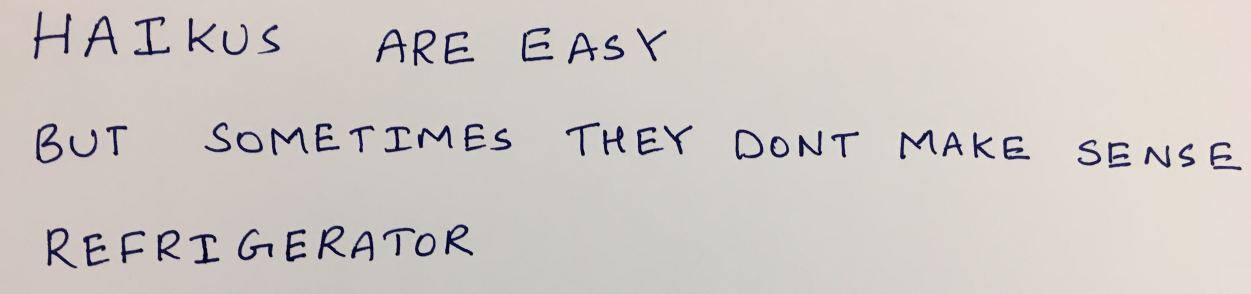
#> input picture hw3/images/03_haiku.jpg, 3753 x 880 px (shown at 1/3 size); the run also reads 1 picture not shown here
$ jupyter execute --allow-errors theory.ipynb   (older library calls are emulated)
#> lines starting #> are read from the running program, lines starting #| are printed output that depends on the picture; after the words box and inside, x2 and y2 are one past the last pixel; in counts of white or black regions, pixels touching at a corner belong together
#> further down, image is the input picture: shape (880, 3753, 3); mean R, G, B 206.8, 201.1, 196.8
#                                    16720 (B) Neural Networks for Recognition - Assignment 3

     Instructor: Kris Kitani                       TAs: Qichen(Lead), Paritosh, Rawal, Yan, Zen, Wen-Hsuan

## Submission Instructions:

1. Submit the PDF version of `theory.ipynb` to HW3:PDF. The `theory.ipynb` should include **ALL the writeup answers AND ALL the screenshots of code** specifically required in questions **from Q1 to Q7**. This section will be manually Graded.

2. Submit `q2.ipynb`, `q3.ipynb`, `q5.ipynb` to HW3:Code. Please do not submit other jupyter notebooks as they will not be autograded. Submitting them may cause running time out. (`q5.ipynb` is optional for extra credits)

**The Appendix section at the end of this file would help you on questions P1 and P2.**

## Q1 Theory Questions  (45 points)

### Q1.1 (4 Points WriteUp)
Prove that softmax is invariant to translation, that is
$$softmax(x) = softmax(x + c) \qquad \forall c \in \mathbb{R}$$
Softmax is defined as below, for each index $i$ in a vector $x$.
$$softmax(x_i) = \frac{e^{x_i}}{\sum_j e^{x_j}} $$
Often we use $c = − \max x_i$. Why is that a good idea? (Tip: consider the range of values that numerator will have with $c = 0$ and $c = − \max x_i$)

**Answer**

To prove that $$softmax(x) = softmax(x + c) \qquad \forall c \in \mathbb{R}$$

Consider $$softmax(x_i + c) = \frac{e^{x_i + c}}{\sum_j e^{x_j + c}} $$
$$ = \frac{e^{x_i}e^c}{e^{x_1}e^c + e^{x_2}e^c + \cdots + e^{x_i}e^c + \cdots }$$

$$ = \frac{e^ce^{x_i}}{e^c\sum_j e^{x_j}} = \frac{e^{x_i}}{\sum_j e^{x_j}} = softmax(x_i)$$

Using $c= -\max x_i$ helps provide numerical stability. Exponential function grows very quickly as $x$ increases. This would also lead to the errors increasing exponentially and impact the performance of the model. Thus, reducing this exponential value helps provide stability.

### Q1.2

Softmax can be written as a three step processes, with $s_i = e^{x_i}$ , $S=\sum_i s_i$ and $softmax(x_i)= \frac{1}{S} s_i$.

#### Q1.2.1 (1 point WriteUp)
As $x \in \mathbb{R}^d$, what are the properties of $softmax(x)$, namely what is the range of each element? What is the sum over all elements?

In $softmax$, the exponential function, a monotonically increasing function, is used to handle all kinds of values - zeros, positive and negative. It then essentially takes the ratio of each element with respect to the total. Thus, the range of each element could be from 0 (exclusive) to 1 (inclusive). And the sum over all elements would lead to 1.

#### Q1.2.2 (1 point WriteUp)
One could say that ”softmax takes an arbitrary real valued vector $x$ and turns it into a ___”. Please think about a short phrase to fill in ___.

Softmax takes an arbitrary real valued vector and turns it into a set of probabilities.

#### Q1.2.3 (1 point WriteUp)
Can you see the role of each step in the multi-step process now? Explain them.

In $softmax$, the exponential function, a monotonically increasing function, is used to handle all kinds of values - zeros, positive and negative, and convert them to positive real numbers. It then essentially takes the ratio of each element (after exp) with respect to the total (after exp). This ratio is always within 1 and the overall sum of each such ratio leads to 1.

### Q1.3 (3 points WriteUp)
Show that multi-layer neural networks without a non-linear activation function are equivalent to linear regression.

Consider a network with an input layer (i), a hidden layer (h) and an output layer (o).

$\therefore$ the pre activated outputs, $z_h = W_{hi}x + b_{hi}$$

Consider a linear activation function such that, $a_h = kz_h$

Similarly for output layer, preactivated outputs $$z_o = W_{oh}a_h  + b_{oh}$$

And the post activated outputs would be $$a_o = kz_o$$

$\therefore a_o$ can be expanded as follows $$a_o = k\left(W_{oh}a_h  + b_{oh}\right)$$
$$a_o = k\left[W_{oh}k\left(W_{hi}x + b_{hi}\right)  + b_{oh}\right]$$
$$a_o = k^2W_{oh}W_{hi}x + \left(k^2W_{oh}b_{hi} + b_{oh}\right)$$

This can be written as
$$a_o = W`x + b`$$ where $W` = k^2W_{oh}W_{hi}$ and $b` = k^2W_{oh}b_{hi} + b_{oh}$

As can be seen from above, the final output can be written as a linear combination of the input and some weights and are added with some constant. Thus, without a non-linear activation function, neural networks are equivalent to linear regression.

### Q1.4 (4 points WriteUp)
Given the sigmoid activation function $\sigma(x) = \frac{1}{1+e^{-x}}$ , derive the gradient of the sigmoid function and show that it can be written as a function of $\sigma(x)$ (without having access to $x$ directly)

Given, $\sigma(x) = \frac{1}{1+e^{-x}}$
$$\frac{d \sigma(x)}{d x} = \frac{d\frac{1}{1+e^{-x}}}{d x}$$
$$ = -\frac{1}{(1 + e^{-x})^2}(-e^{-x})$$
$$ = \frac{1}{1 + e^{-x}} \frac{e^{-x}}{1 + e^{-x}}$$
$$ = \frac{1}{1 + e^{-x}} \left[\frac{1 + e^{-x} - 1}{1 + e^{-x}}\right]$$
$$ = \frac{1}{1 + e^{-x}} \left[\frac{1 + e^{-x}}{1 + e^{-x}} - \frac{1}{1 + e^{-x}}\right]$$
$$ = \frac{1}{1 + e^{-x}} \left[1 - \frac{1}{1 + e^{-x}}\right]$$
$$ = \sigma(x) (1 - \sigma(x))$$

### Q1.5 (12 points WriteUp)

Given $y = W x + b$ (or $y_j = \sum_{i=1}^d  x_{i} W_{ji} + b_j$), and the gradient of some loss $J$ with respect $y$, show how to get $\frac{\partial J}{\partial W}$, $\frac{\partial J}{\partial x}$ and $\frac{\partial J}{\partial b}$. Be sure to do the derivatives with scalars and re-form the matrix form afterwards. Here are some notional suggestions.
$$ \frac{\partial J}{\partial y} = \delta \in \mathbb{R}^{k \times 1} \quad W \in \mathbb{R}^{k \times d} \quad x \in \mathbb{R}^{d \times 1} \quad b \in \mathbb{R}^{k \times 1}$$


Finding derivate with respect to $W_{ji}$ element
$$\frac{\partial J}{\partial W_{ji}} = \frac{\partial J}{\partial y_j}\frac{\partial y_J}{\partial W_{ji}}$$
$$\frac{\partial J}{\partial W_{ji}} = \delta_j\frac{\partial (\sum_{z=1}^d  x_{z} W_{jz} + b_j)}{\partial W_{ji}}$$
$$\frac{\partial J}{\partial W_{ji}} = \delta_jx_i^T$$

Summarizing this at the matrix level
$$\frac{\partial J}{\partial W} = \frac{\partial J}{\partial y}\frac{\partial y}{\partial W}$$
$$\frac{\partial J}{\partial W} = \frac{\partial J}{\partial y}\frac{\partial (Wx + b)}{\partial W}$$
$$\frac{\partial J}{\partial W} = \delta x^T$$

Finding derivate with respect to $b_j$ element
$$\frac{\partial J}{\partial b_j} = \frac{\partial J}{\partial y_j}\frac{\partial y_J}{\partial b_j}$$
$$\frac{\partial J}{\partial b_j} = \delta_j\frac{\partial (\sum_{z=1}^d  x_{z} W_{jz} + b_j)}{\partial b_j}$$
$$\frac{\partial J}{\partial b_j} = \delta_j$$

Summarizing this at the matrix level
$$\frac{\partial J}{\partial b} = \frac{\partial J}{\partial y}\frac{\partial y}{\partial b}$$
$$\frac{\partial J}{\partial b} = \frac{\partial J}{\partial y}\frac{\partial (Wx + b)}{\partial b}$$
$$\frac{\partial J}{\partial b} = \delta$$

Finding derivate with respect to $x_{ij}$ element
$$\frac{\partial J}{\partial x_{i}} = \frac{\partial J}{\partial y_j}\frac{\partial y_j}{\partial x_{i}}$$
$$\frac{\partial J}{\partial x_{i}} = \delta_j\frac{\partial (\sum_{z=1}^d  x_{z} W_{jz} + b_u)}{\partial x_{i}}$$
$$\frac{\partial J}{\partial x_{i}} = \delta_{j} W_{ji}$$

Summarizing this at the matrix level
$$\frac{\partial J}{\partial x} = \frac{\partial J}{\partial y}\frac{\partial y}{\partial b}$$
$$\frac{\partial J}{\partial x} = \frac{\partial J}{\partial y}\frac{\partial (Wx + b)}{\partial b}$$
$$\frac{\partial J}{\partial x} = W^T\delta$$

### Q1.6 (15 points WriteUp)

We will find the derivatives for Conv layers now. Since most Deep Learning frameworks such as Pytorch, Tensorflow use cross-correlation in their respective "convolution" functions ([Pytorch](https://pytorch.org/docs/stable/generated/torch.nn.Conv2d.html#torch.nn.Conv2d) and [Tensorflow](https://www.tensorflow.org/api_docs/python/tf/nn/convolution)), we will continue this abuse of notation. So the operation performed with the Conv Layer weights will be cross-correlation.

The input, $x$ is of shape $M\times N$ with C channels. This will be *convolved* (actually cross-correlation) with $D$ number of $K\times K$ filters, each with a bias term. The stride is 1 and there will be no padding. We know the gradient of some loss $J$ with respect to the output $y$, which will have $D$ channels. Show how to get $\frac{\partial J}{\partial W}$, $\frac{\partial J}{\partial x}$ and $\frac{\partial J}{\partial b}$.

The dimensions and notation are as follows:
$$
    \frac{\partial J}{\partial y} = \delta \in \mathbb{R}^{D\times M_o \times N_o}
    \quad
    M_o = M-K+1
    \quad
    N_o = N-K+1
$$
$$
    x \in \mathbb{R}^{C\times M \times N}
    \quad
    W \in \mathbb{R}^{D\times C \times K \times K}
    \quad
    b \in \mathbb{R}^{D}
$$

$x_{c, i, j}:$ The element at the $i^{th}$ row, the $j^{th}$ column and the $c^{th}$ channel of the input

$y_{c, i, j}:$ The element at the $i^{th}$ row, the $j^{th}$ column and the $c^{th}$ channel of the output

$W_{d, c, i, j}:$ The element at the $i^{th}$ row, the $j^{th}$ column, the $c^{th}$ channel of the kernel of the $d^{th}$ filter

*For this question, you may compute the derivatives with scalars only. You don't need to re-form the matrix*


Bias for channel d would affect all the $M_o x N_o$ output corresponding to the output channel d
$$\therefore \frac{\partial J}{\partial b_d} = \sum_{p=1}^{M_o}\sum_{q=1}^{N_o} \frac{\partial J}{\partial y_{d,p,q}} = \sum_{p=1}^{M_o}\sum_{q=1}^{N_o} \delta_{d,p,q}$$

Weight $W_{d,c,i,j}$ will affect all the $M_o x N_o$ corresponding to the output channel d. However, this weight would only activate input values in the cth channel and the i,j element for the window responsible for the current y output.

$$\therefore \frac{\partial J}{\partial W_{d,c,i,j}} = \sum_{p=1}^{M_o}\sum_{q=1}^{N_o} \frac{\partial J}{\partial y_{d,p,q}} x_{c, p + i, q + j} = \sum_{p=1}^{M_o}\sum_{q=1}^{N_o} \delta_{d,p,q} x_{c, p + i, q + j}$$

Input $x_{c,i,j}$ will affect every output and weight corresponding to each window it is a part of. Therefore, assuming we are dealing with an ideal input index (i, j), the element would be a part of $kxk$ windows. Each of these windows would correspond to 1 d channel output vector. Also, for each of these $kxk$ windows, the input would be combined with different weights in the cth channel.

**Note** - Iterating from center of the windows. Hence, the $i - \lceil\frac{k}{2}\rceil$ to $i + \lceil\frac{k}{2}\rceil$ and $j - \lceil\frac{k}{2}\rceil$ to $j + \lceil\frac{k}{2}\rceil$

$$\therefore \frac{\partial J}{\partial x_{c,i,j}} = \sum_{p=max(i-\lceil\frac{k}{2}\rceil, 0)}^{min(i + \lceil\frac{k}{2}\rceil, M)}\sum_{q=max(j-\lceil\frac{k}{2}\rceil, 0)}^{min(j + \lceil\frac{k}{2}\rceil, N)}\sum_{r=1}^d \delta_{r,p,q} W_{r, c, p - i, q - j}$$

### Q1.7

When the neural network applies the elementwise activation function (such as sigmoid), the gradient of the activation function scales the back-propagation update. This is directly from the chain rule, $\frac{d}{d x} f(g(x)) = f'(g(x)) g'(x)$.

#### Q1.7.1 (1 point WriteUp)
Consider the sigmoid activation function for deep neural networks. Why might it lead to a "vanishing gradient" problem if it is used for many layers (consider plotting Q1.3)?

<!--  -->

As can be seen above, towards either extremity of the sigmoid, the derivative is very close to zero. Therefore, the gradient propagated back from the output layers is very small. In case of many layers, this backpropagated gradient keeps on getting multiplied with very small values, pushing it closer to zero. So, the layers receving the gradient at the end (shallower layers) receive an almost zero learning signal and can't learn anything, leading to no convergence.

#### Q1.7.2 (1 point WriteUp)
Often it is replaced with $\tanh(x) = \frac{1-e^{-2x}}{1+e^{-2x}}$. What are the output ranges of both $\tanh$ and sigmoid? Why might we prefer $\tanh$ ?

Sigmoid has an output range of (0, 1) while tanh has that of (-1, 1). Tanh might be preferred over sigmoid as it is zero-centered while sigmoid is not. This would be similar to the normalized input and so, it would produce outputs which on average are closer to zero. This helps with faster convergence. Also, the derivatives are larger leading to more learning per iteration.

#### Q1.7.3 (1 point WriteUp)
Why does $\tanh(x)$ have less of a vanishing gradient problem? (plotting the derivatives helps! for reference: $\tanh'(x) = 1 - \tanh(x)^2$)

<!--  -->

As can be seen in the plot of the derivative, tanh has higher overall derivative values. This means stronger learning signal would be backpropagated as compared to the sigmoid ones, leading to less of a vanishing gradient problem for similar networks.

#### Q1.7.4 (1 point WriteUp)
$\tanh$ is a scaled and shifted version of the sigmoid. Show how $\tanh(x)$ can be written in terms of $\sigma(x)$. (*Hint: consider how to make it have the same range*)

$\tanh(x) = \frac{1-e^{-2x}}{1+e^{-2x}}$ and $\sigma(x) = \frac{1}{1+e^{-x}}$

Subtracting and adding 1 in the numerator

$$\tanh(x) = \frac{2 - 1 - e^{-2x}}{1+e^{-2x}}$$
$$\tanh(x) = \frac{2}{1+e^{-2x}} - \left(\frac{1 + e^{-2x}}{1+e^{-2x}}\right)$$
$$\tanh(x) = \frac{2}{1+e^{-2x}} - 1$$
$$\tanh(x) = 2\sigma(2x) - 1$$

Hence, can be seen that $tanh$ is a scaled and shifted variant of sigmoid.

***
## For the following questions, please find the instructions in the corresponding jupyter notebooks.

## Q2 Implement a Fully Connected Network (65 points + 10 Extra Credit)

#### Q2.1.1 (3 points WriteUp)

Initializing the weights with the same initial value leads to the nodes in the same hidden layer having the exact same value. This is because each node is calculated as $z = Wx$ and since all $W$ are same, $z$ too will have same value and this continues for all the layers. Similarly, during backprop, the gradients passed along are equal and so, each weight at each layer gets updated in the similar manner. Thus, the network doesnt learn anything useful as all weights tend to remain same and essentially try to detect the same feature. The network is unable to break out of this symmetry and thus, doesn't learn anything. The weights between the input layer and hidden layer will have repeating rows while those between hidden layer and output layer will have repeating columns. Weights between 2 hidden layers will all have the same value as the gradient at every node of the same hidden layer is the same and the activated output at every node of the same hidden layer is the same.

#### Q2.1.3 (2 points WriteUp)

Similar to the reason above, all weights can't have the same value. So, the best option would be to sample the weights from a distribution. If the weights are too small, then the overall output produced and itheir effect is very low and so, is not useful. If the weights are too large, then the overall output could explode and thus, lead to divergence. At the same time, each node at a layer has incoming signals coming from nodes of previous layer. So, the summation of these signals would lead to a distribution with higher variance. So, more the number of previous layer nodes, higher is the variance of the outputat the current layer node. If the weight values are not ideal, the value computed (z) at that node could end up being very large (as it is a linear combination of the weights and input). So, by ensuring that weight values are sampled from a distribution with a variance inversely proportinal to the size of the layers (therefore more input signals, lower the variance), we can ensure that the outputs generated at nodes have low variance.

## Q3 Training Models (20 Points)

### Q3.2 (3 points Code+WriteUp)

#> (a cell that did not finish here is left out)

<!-- Alpha             |Loss             |  Accuracy
:-------------------------:|:-------------------------:|:-------------------------:
0.001 |  |
0.01 |  |
0.0001 |  |    -->

Alpha = 0.001

Alpha = 0.01

Alpha = 0.0001

$\alpha = 0.001$ performs the best with a test accuracy of 79%. $\alpha = 0.01$ and $\alpha = 0.01$ have a test accuracy of 74% and 67%.

In case of higher learning rates, the model ends up converging very early to some suboptimal minima by taking larger steps. With high learning rate, the network would oscillate and jump over the global minima. By lowering the learning rates, we ensure that the model takes smaller steps and thus, this oscillating effect goes away, allowing the model to converge to optimal minima. However, if the learning rate is too low, the model takes very small steps towards the optima and thus, converges very slow.

### Q3.3 (2 points Code+WriteUp)

[cell 2]
import matplotlib.pyplot as plt
from mpl_toolkits.axes_grid1 import ImageGrid
# Please put your code for Q3.3 here

#> (the rest of this cell did not finish here and is left out)

<!-- Initial             |  Final
:-------------------------:|:-------------------------:
  |    -->

Initial Weights:

Final Weights:

Initially all the weights are randomly assigned. This can be seen in the visualization as we can only see random noise in each filter. However, after training the filters, they have learned to detect low level features like edges, corners, gradient shifts etc. You can see character patterns in the filters like the curves for A or V etc.

### Q3.4 (3 points Code+WriteUp)

#> (a cell that did not finish here is left out)

Filters:

Validation:

The above filters grid shows the input filter responsible for activating the correposnding output class. The corresponding validation data grid contains the image that leads to the maximum activation of its class. The filters show how the weights combine to detect a particular character style. For eg., the first filter combines weights that detect something like an A. Similarly, for others.

### Q3.5 (4 points Code+WriteUp)

[cell 4]
import matplotlib.pyplot as plt

#> (the rest of this cell did not finish here and is left out)

While there's a high overall accuracy, there are certain classes that are cconfused with others. For eg, true 'O' are confused with the digit 0 and vice versa. Similarly, digit 5s are confused wit letter 'S'. As can be seen from the mismatched classes, these have a very similar resemblance and hence, the confusion.

## Q4 Extract Text from Images (35 points)

### Q4.1 (3 points WriteUp)

Our algorithm makes the following assumptions

1 - The background and foreground will have enough contrast such that all the letter would be detected.

2 - All letters are written separately so that the connected components algorithm can detect letters.

I believe the algorithm would work poorly on the following examples

Missing letters :

Incorrect bounding boxes predictions:

### Q4.2 (13 points Code+WriteUp)

[cell 5]
import numpy as np
import functools

import skimage
import skimage.measure
import skimage.color
import skimage.restoration
import skimage.io
import skimage.filters
import skimage.morphology
import skimage.segmentation

import matplotlib.pyplot as plt

def sort_key(item1, item2):
    line_thres = 150
    word_thres = 150

    if abs(item1[0] - item2[0]) < line_thres:
        return item1[1] - item2[1]

    return item1[0] - item2[0]


# takes a color image
# returns a list of bounding boxes and black_and_white image
def findLetters(image):
    bboxes = []
    bw = skimage.color.rgb2gray(image)
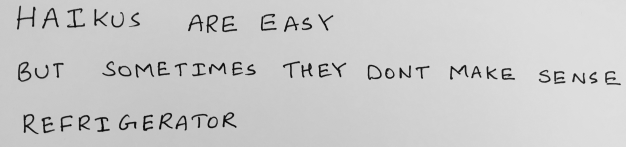
#> bw: shape (880, 3753) float64 (shown at 1/6 size); min 0.00254, max 0.959, mean 0.792
    # insert processing in here
    bw = skimage.restoration.denoise_tv_chambolle(bw)
    bw = skimage.morphology.opening(bw)
    bw = skimage.morphology.closing(bw)
    thres = skimage.filters.threshold_isodata(bw)
#> thres = 0.494

    background = bw >= thres
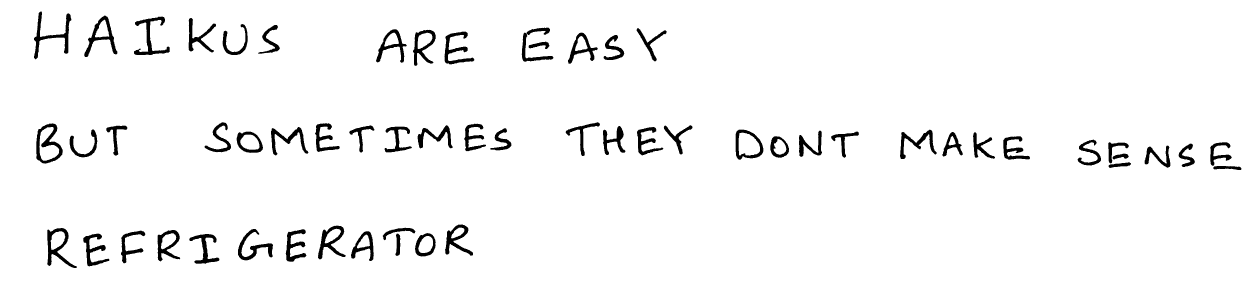
#> background: shape (880, 3753) bool (shown at 1/3 size); 96.4% white; 59 black regions, largest, box (x1, y1, x2, y2) and area: (102, 34, 214, 178) 3477, (109, 370, 188, 491) 3444, (402, 50, 510, 165) 3193
    foreground = bw < thres
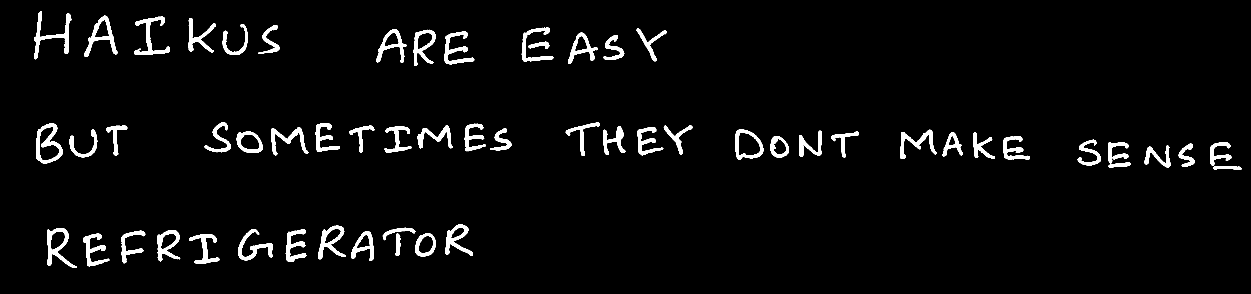
#> foreground: shape (880, 3753) bool (shown at 1/3 size); 3.6% white; 59 white regions, largest, box (x1, y1, x2, y2) and area: (102, 34, 214, 178) 3477, (109, 370, 188, 491) 3444, (402, 50, 510, 165) 3193
    bw[foreground] = 0
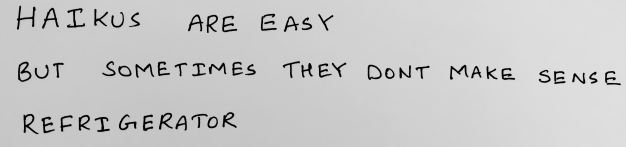
#> bw: shape (880, 3753) float64 (shown at 1/6 size); min 0, max 0.879, mean 0.786
    bw[background] = 1
#> bw: shape (880, 3753) float64; values 0 (black) and 1 (white), 96.4% white; 59 black regions

    lab_bw = skimage.measure.label(bw, 1)
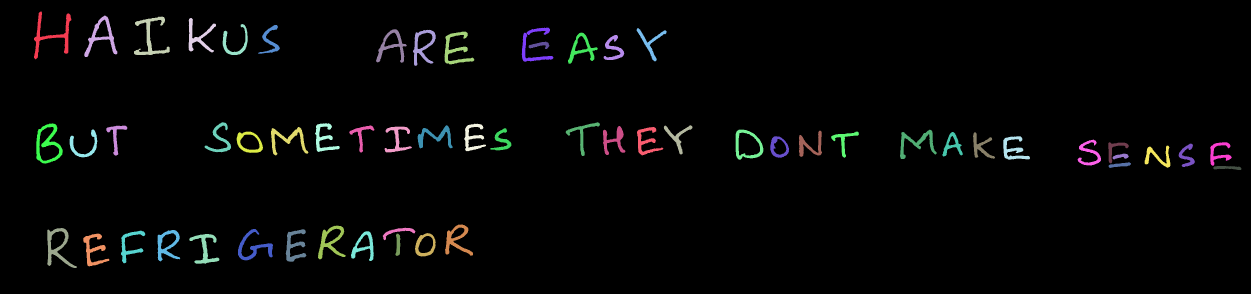
#> lab_bw: shape (880, 3753) int64 (shown at 1/3 size); 60 distinct labels, from 0 to 59; one colour per label, 0 black
    expanded = skimage.segmentation.expand_labels(lab_bw, distance=10)
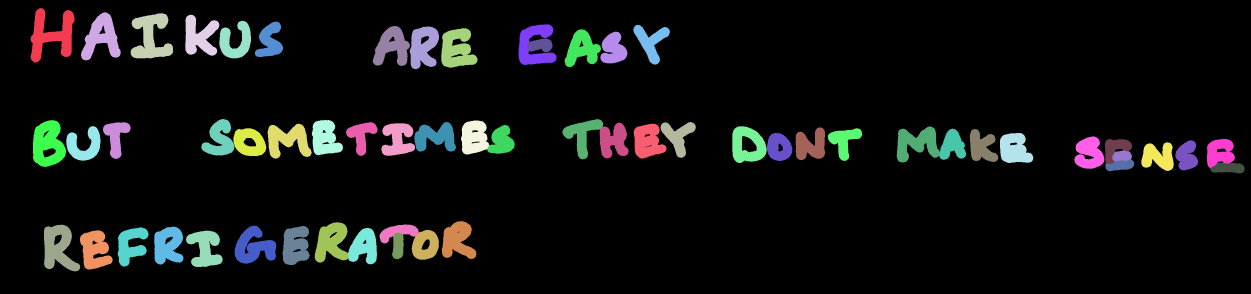
#> expanded: shape (880, 3753) int64 (shown at 1/3 size); 60 distinct labels, from 0 to 59; one colour per label, 0 black
    regionprops = skimage.measure.regionprops(expanded)
#> regionprops = 59 regions; largest, box (x1, y1, x2, y2) and area: (92, 24, 224, 188) 10597, (99, 360, 198, 501) 9799, (392, 40, 520, 175) 9678, (132, 674, 241, 814) 9233, (1323, 85, 1433, 203) 8924
    bboxes = [region.bbox for region in regionprops if region.area > (2 * 1024)]
#> bboxes = 58 items, first 6: (24, 92, 188, 224), (37, 243, 181, 362), (40, 392, 175, 520), (44, 556, 167, 658), (62, 658, 175, 753), (65, 764, 171, 850)
#> (the rest of the program and of its run is left out)
